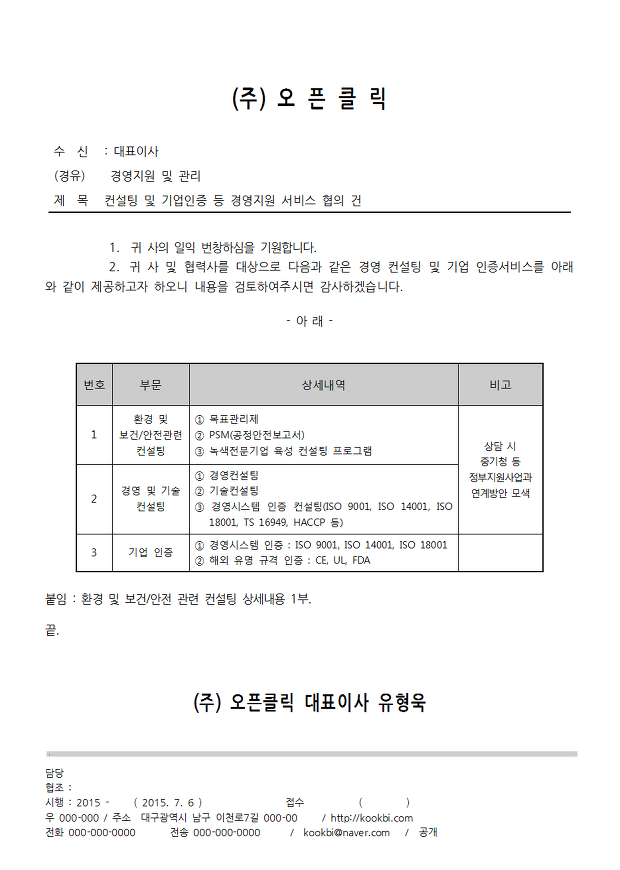
#> input picture legacy_materials/source_repo_2025/notebooks/images/Lab03/공문서_실제_1.jpg, 620 x 870 px
$ python -i preprocessor.py   (imports and definitions only)   (older library calls are emulated)
#> lines starting #> are read from the running program, lines starting #| are printed output that depends on the picture; after the words box and inside, x2 and y2 are one past the last pixel; in counts of white or black regions, pixels touching at a corner belong together
"""이미지 전처리 도구"""

import cv2
import numpy as np
from typing import Tuple, Dict, Any


class DocumentPreprocessor:
    """문서 이미지 전처리 클래스"""

    def __init__(self, debug_mode: bool = False):
        """
        Args:
            debug_mode: 디버그 모드 (중간 결과 출력)
        """
        self.debug_mode = debug_mode

    def adaptive_preprocessing_pipeline(self, image_path: str) -> Tuple[np.ndarray, np.ndarray, Dict[str, Any]]:
        """
        적응형 전처리 파이프라인

        Args:
            image_path: 이미지 파일 경로

        Returns:
            (전처리된 이미지, 이진화 이미지, 품질 지표)
        """
        # 이미지 로드
        img = cv2.imread(image_path)
#> img is the input picture: shape (870, 620, 3); mean B, G, R 245.8, 245.8, 245.8
        if img is None:
            raise ValueError(f"이미지를 불러올 수 없습니다: {image_path}")

        # 그레이스케일 변환
        gray = cv2.cvtColor(img, cv2.COLOR_BGR2GRAY)

        # 노이즈 제거
        denoised = cv2.fastNlMeansDenoising(gray, None, 10, 7, 21)

        # 적응형 이진화
        binary = cv2.adaptiveThreshold(
            denoised, 255, cv2.ADAPTIVE_THRESH_GAUSSIAN_C,
            cv2.THRESH_BINARY, 11, 2
        )
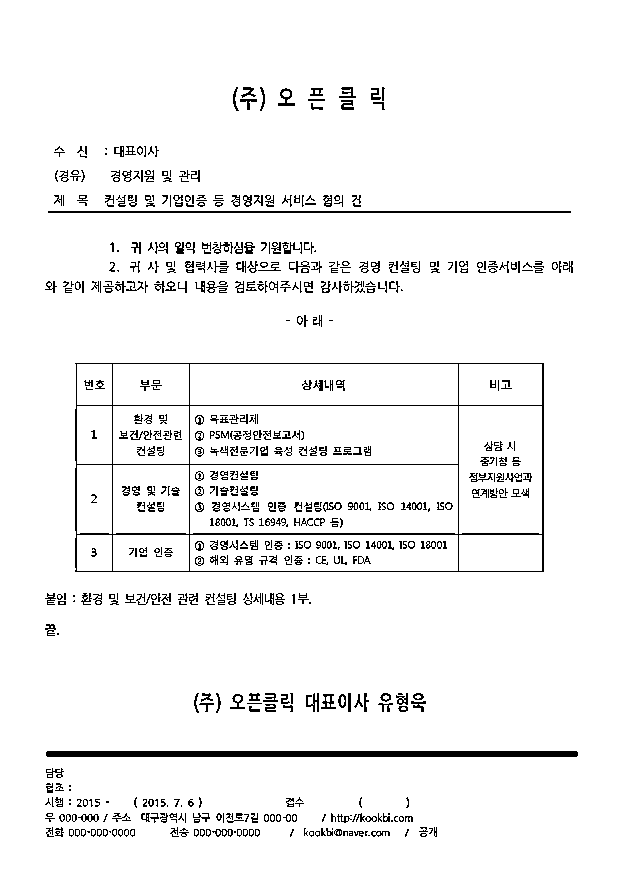
#> binary: shape (870, 620); 95.1% white; black in thin lines or dots, all inside (x1, y1, x2, y2) = (45, 87, 578, 837)

        # 기울기 보정
        coords = np.column_stack(np.where(binary > 0))
#> coords = 513135 pairs, first value 0 to 869, second value 0 to 619
        if len(coords) > 0:
            angle = cv2.minAreaRect(coords)[-1]
#> angle = -90
            if angle < -45:
                angle = 90 + angle
#> angle = 0
            if abs(angle) > 0.5:
                (h, w) = binary.shape[:2]
                center = (w // 2, h // 2)
                M = cv2.getRotationMatrix2D(center, angle, 1.0)
                binary = cv2.warpAffine(binary, M, (w, h),
                                       flags=cv2.INTER_CUBIC,
                                       borderMode=cv2.BORDER_REPLICATE)
                denoised = cv2.warpAffine(denoised, M, (w, h),
                                         flags=cv2.INTER_CUBIC,
                                         borderMode=cv2.BORDER_REPLICATE)

        # 품질 지표 계산
        quality_metrics = {
            'mean_intensity': np.mean(gray),
            'std_intensity': np.std(gray),
            'sharpness': cv2.Laplacian(gray, cv2.CV_64F).var()
        }
#> quality_metrics = {'mean_intensity': 245.8, 'std_intensity': 35.05, 'sharpness': 6219.7}

        return denoised, binary, quality_metrics

>>> result = DocumentPreprocessor().adaptive_preprocessing_pipeline('../../legacy_materials/source_repo_2025/notebooks/images/Lab03/공문서_실제_1.jpg')

$ run again, on legacy_materials/source_repo_2025/notebooks/images/Lab03/공문서_실제_2.jpg
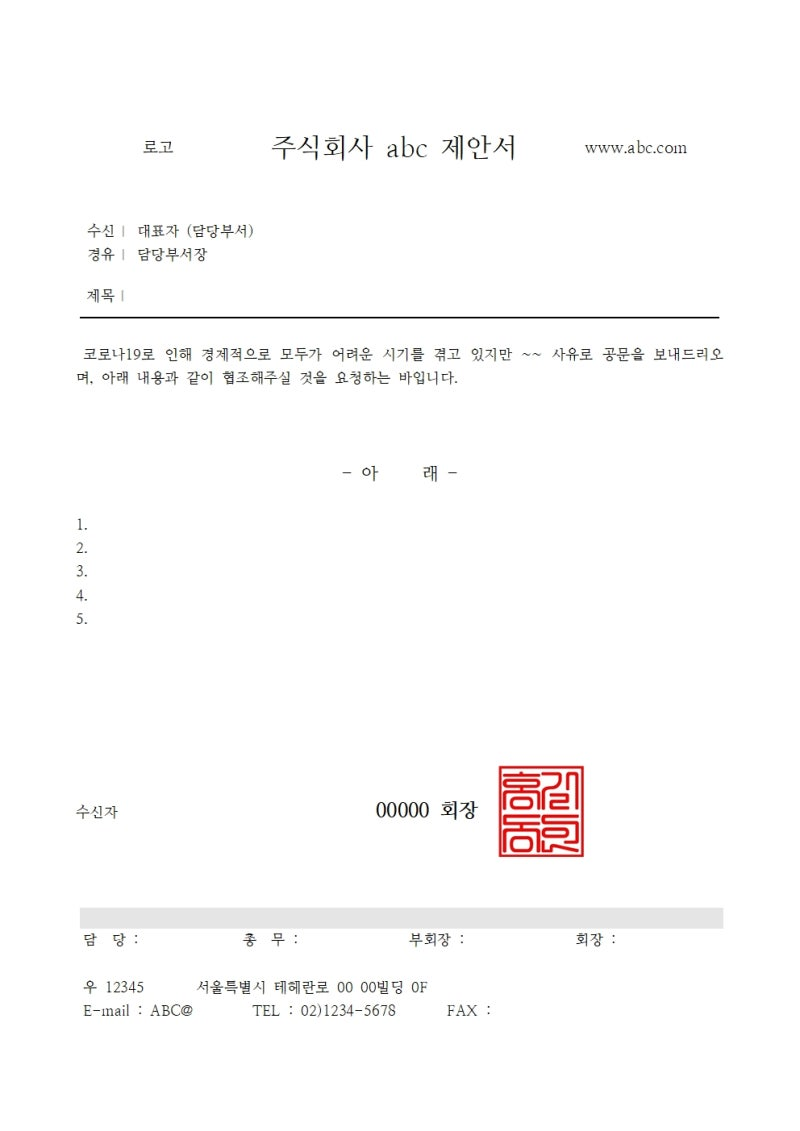
#> input picture legacy_materials/source_repo_2025/notebooks/images/Lab03/공문서_실제_2.jpg, 800 x 1131 px
#> in adaptive_preprocessing_pipeline, img is the input picture: shape (1131, 800, 3); mean B, G, R 251.4, 251.5, 252.2
#> in adaptive_preprocessing_pipeline, `binary = cv2.adaptiveThreshold( denoised, 255, cv2.ADAPTIVE_THRESH_GAU..`:
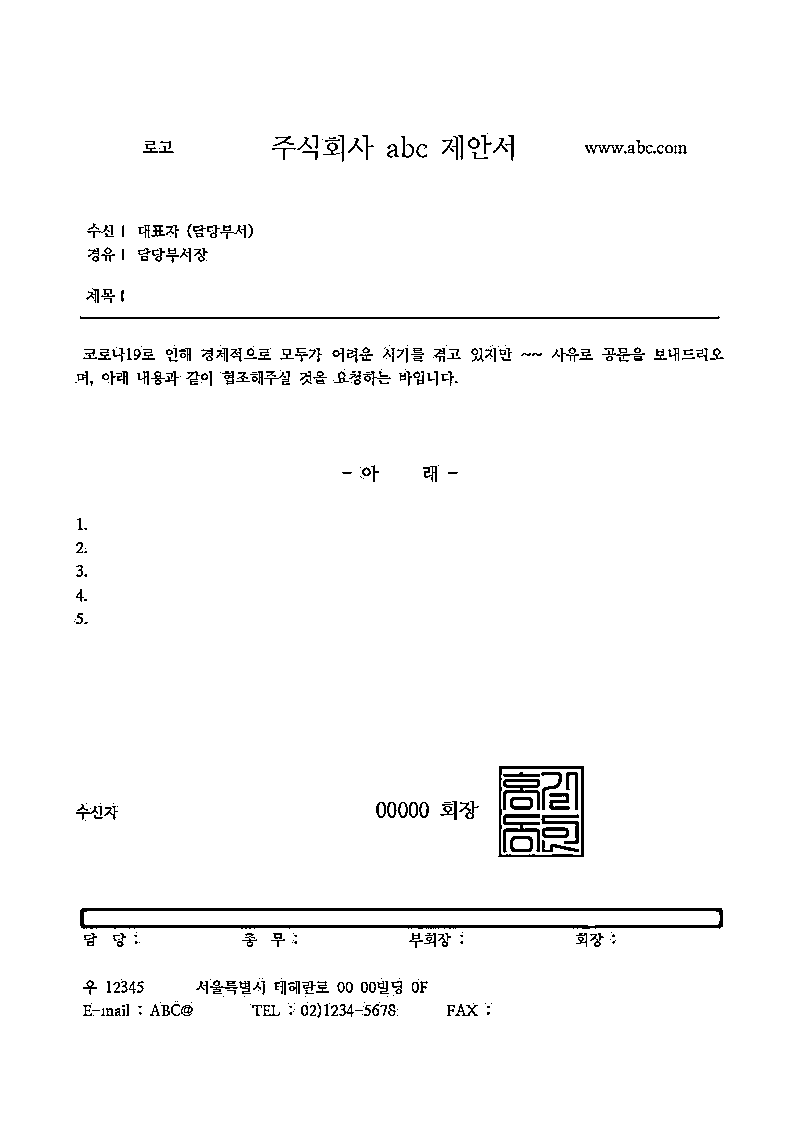
#> binary: shape (1131, 800); 97.8% white; black in thin lines or dots, all inside (x1, y1, x2, y2) = (74, 133, 724, 1018)
#> coords = 884602 pairs, first value 0 to 1130, second value 0 to 799
#> in adaptive_preprocessing_pipeline, `angle = cv2.minAreaRect(coords)[-1]`: angle = -90
#> in adaptive_preprocessing_pipeline, `angle = 90 + angle`: angle = 0
#> quality_metrics = {'mean_intensity': 251.7, 'std_intensity': 20, 'sharpness': 960}

$ run again, on legacy_materials/source_repo_2025/notebooks/images/Lab03/손글씨.jpg
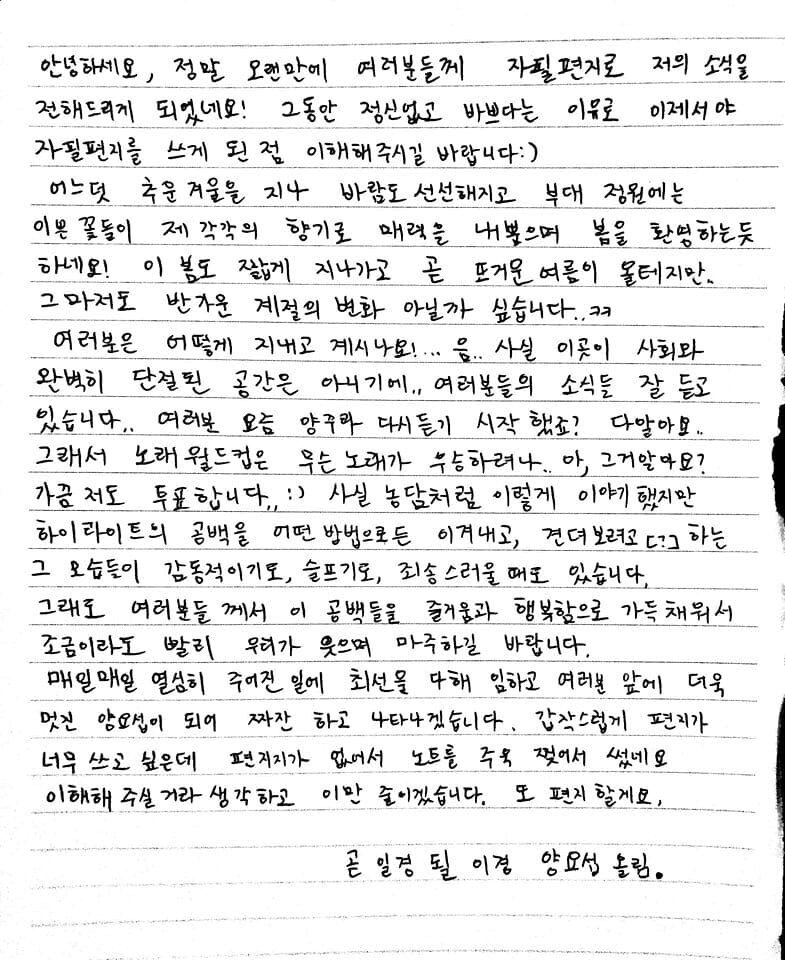
#> input picture legacy_materials/source_repo_2025/notebooks/images/Lab03/손글씨.jpg, 785 x 960 px
#> in adaptive_preprocessing_pipeline, img is the input picture: shape (960, 785, 3); min 0, max 255, mean 230.8
#> in adaptive_preprocessing_pipeline, `binary = cv2.adaptiveThreshold( denoised, 255, cv2.ADAPTIVE_THRESH_GAU..`:
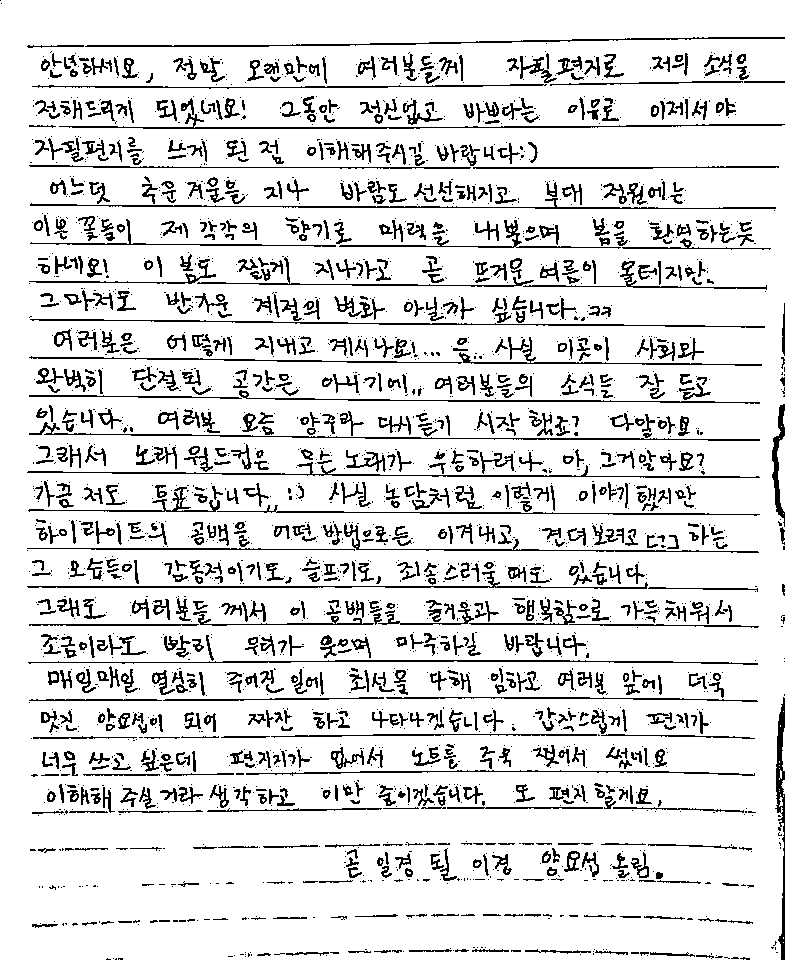
#> binary: shape (960, 785); 87.1% white; black in thin lines or dots
#> coords = 656246 pairs, first value 0 to 959, second value 0 to 784
#> in adaptive_preprocessing_pipeline, `angle = cv2.minAreaRect(coords)[-1]`: angle = -90
#> in adaptive_preprocessing_pipeline, `angle = 90 + angle`: angle = 0
#> quality_metrics = {'mean_intensity': 230.8, 'std_intensity': 60.5, 'sharpness': 6082.2}

$ run again, on legacy_materials/source_repo_2025/notebooks/images/Lab03/품의서_1.jpg
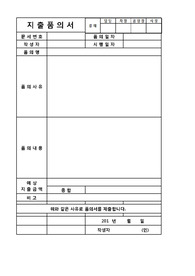
#> input picture legacy_materials/source_repo_2025/notebooks/images/Lab03/품의서_1.jpg, 195 x 276 px
#> in adaptive_preprocessing_pipeline, img is the input picture: shape (276, 195, 3); mean B, G, R 244.3, 244.3, 244.3
#> in adaptive_preprocessing_pipeline, `binary = cv2.adaptiveThreshold( denoised, 255, cv2.ADAPTIVE_THRESH_GAU..`:
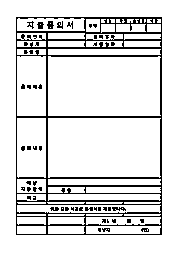
#> binary: shape (276, 195); 89.6% white; black in thin lines or dots, all inside (x1, y1, x2, y2) = (16, 17, 162, 235)
#> coords = 48196 pairs, first value 0 to 275, second value 0 to 194
#> in adaptive_preprocessing_pipeline, `angle = cv2.minAreaRect(coords)[-1]`: angle = -90
#> in adaptive_preprocessing_pipeline, `angle = 90 + angle`: angle = 0
#> quality_metrics = {'mean_intensity': 244.3, 'std_intensity': 30.27, 'sharpness': 3423}
